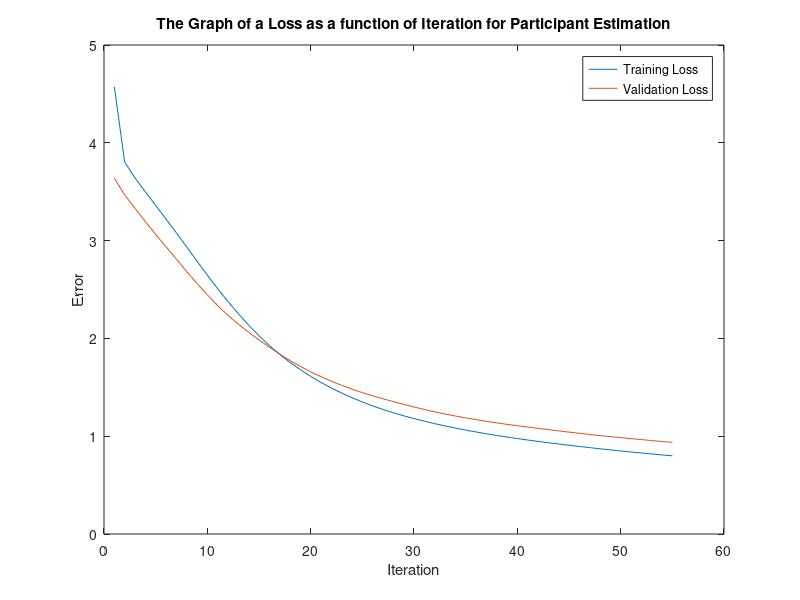

The MATLAB script that drew this image:
%Korkut Emre Arslantürk/ 250206039
clc
clear all
close all
load finalq7.mat
Targets=-1*ones(7,420);
for k=1:420
    Targets(participants(k),k)=1;
end

for j = 1:420
    data(j,:) = data(j,:) - mean(data(j,:));
end

DFT_mat = zeros(420,63);

for j = 1:420
    DFT = abs(fft(data(j,:),125));
    DFT_mat(j,:) = DFT(1:63);
end
%figure
%plot((DFT(1,:)));
%figure
%plot((DFT_mat(3,:)));
    
for i=1:63
    DFT_mat(i,:) = (DFT_mat(i,:) - min(DFT_mat(i,:))) / (max(DFT_mat(i,:)) - min(DFT_mat(i,:)));
end

idx = randperm(420);

training_idx = idx(1:250);
val_idx = idx(251:300);
test_idx = idx(301:end);

num_input = 63;
num_hidden = 150;
num_output = 7;

eta=0.0001;

Wih=0.02*(rand(num_input+1,num_hidden)-0.5);
Who=0.02*(rand(num_hidden+1,num_output)-0.5);

f=DFT_mat;

Training= f(training_idx,:)';
TrainingTargets = Targets(:,training_idx);
Validation = f(val_idx,:)';
ValidationTargets = Targets(:,val_idx);
Test = f(test_idx,:)';
TestTargets = Targets(:,test_idx);

num_training=250;
num_validation=50;
num_test=120;

relE=inf;
prevE=inf;
trErrorhistory=[];
valErrorhistory=[];
epoch=0;

while (relE>0.01)
    trE=0;
    for i=1:num_training
        v=Wih'*[Training(:,i);-1];
        o=tanh(v);
        
        vv=Who'*[o;-1];
        oo=tanh(vv);
        
        trE=trE+sum((oo-TrainingTargets(:,i)).^2);
        
        deltao=(oo-TrainingTargets(:,i)).*(1-oo.^2);
        Who=Who+(-eta*[o;-1]*deltao');
        deltah=(Who*deltao).*(1-[o;-1].^2);
        Wih=Wih+(-eta*[Training(:,i);-1]*deltah(1:end-1)');
    end
    epoch=epoch+1;
    
    trE=trE/num_training;
    
    val=tanh(Who'*[tanh(Wih'*[Validation;-1*ones(1,num_validation)]);-1*ones(1,num_validation)]);
    
    E=sum(sum((val-ValidationTargets).^2))/num_validation;
    
    relE=(prevE-E)/E;
    
    prevE=E;
    
    trErrorhistory=[trErrorhistory,trE];
    valErrorhistory=[valErrorhistory,E];
    
    plot(trErrorhistory)
    hold on;
    plot(valErrorhistory)
    hold off;
    pause(0.1);
    title("The Graph of a Loss as a function of Iteration for Participant Estimation");
    xlabel('Iteration');
    ylabel('Error');
    legend({'Training Loss','Validation Loss'})

end

est=tanh(Who'*[tanh(Wih'*[Test;-1*ones(1,num_test)]);-1*ones(1,num_test)]);

conf=zeros(7);

for k=1:num_test
    [~,I]=max(est(:,k));
    [~,J]=max(TestTargets(:,k));
    conf(J,I)=conf(J,I)+1;
end

conf

temp = 0;

for i = 1:7
    temp = temp + conf(i,i);
end

